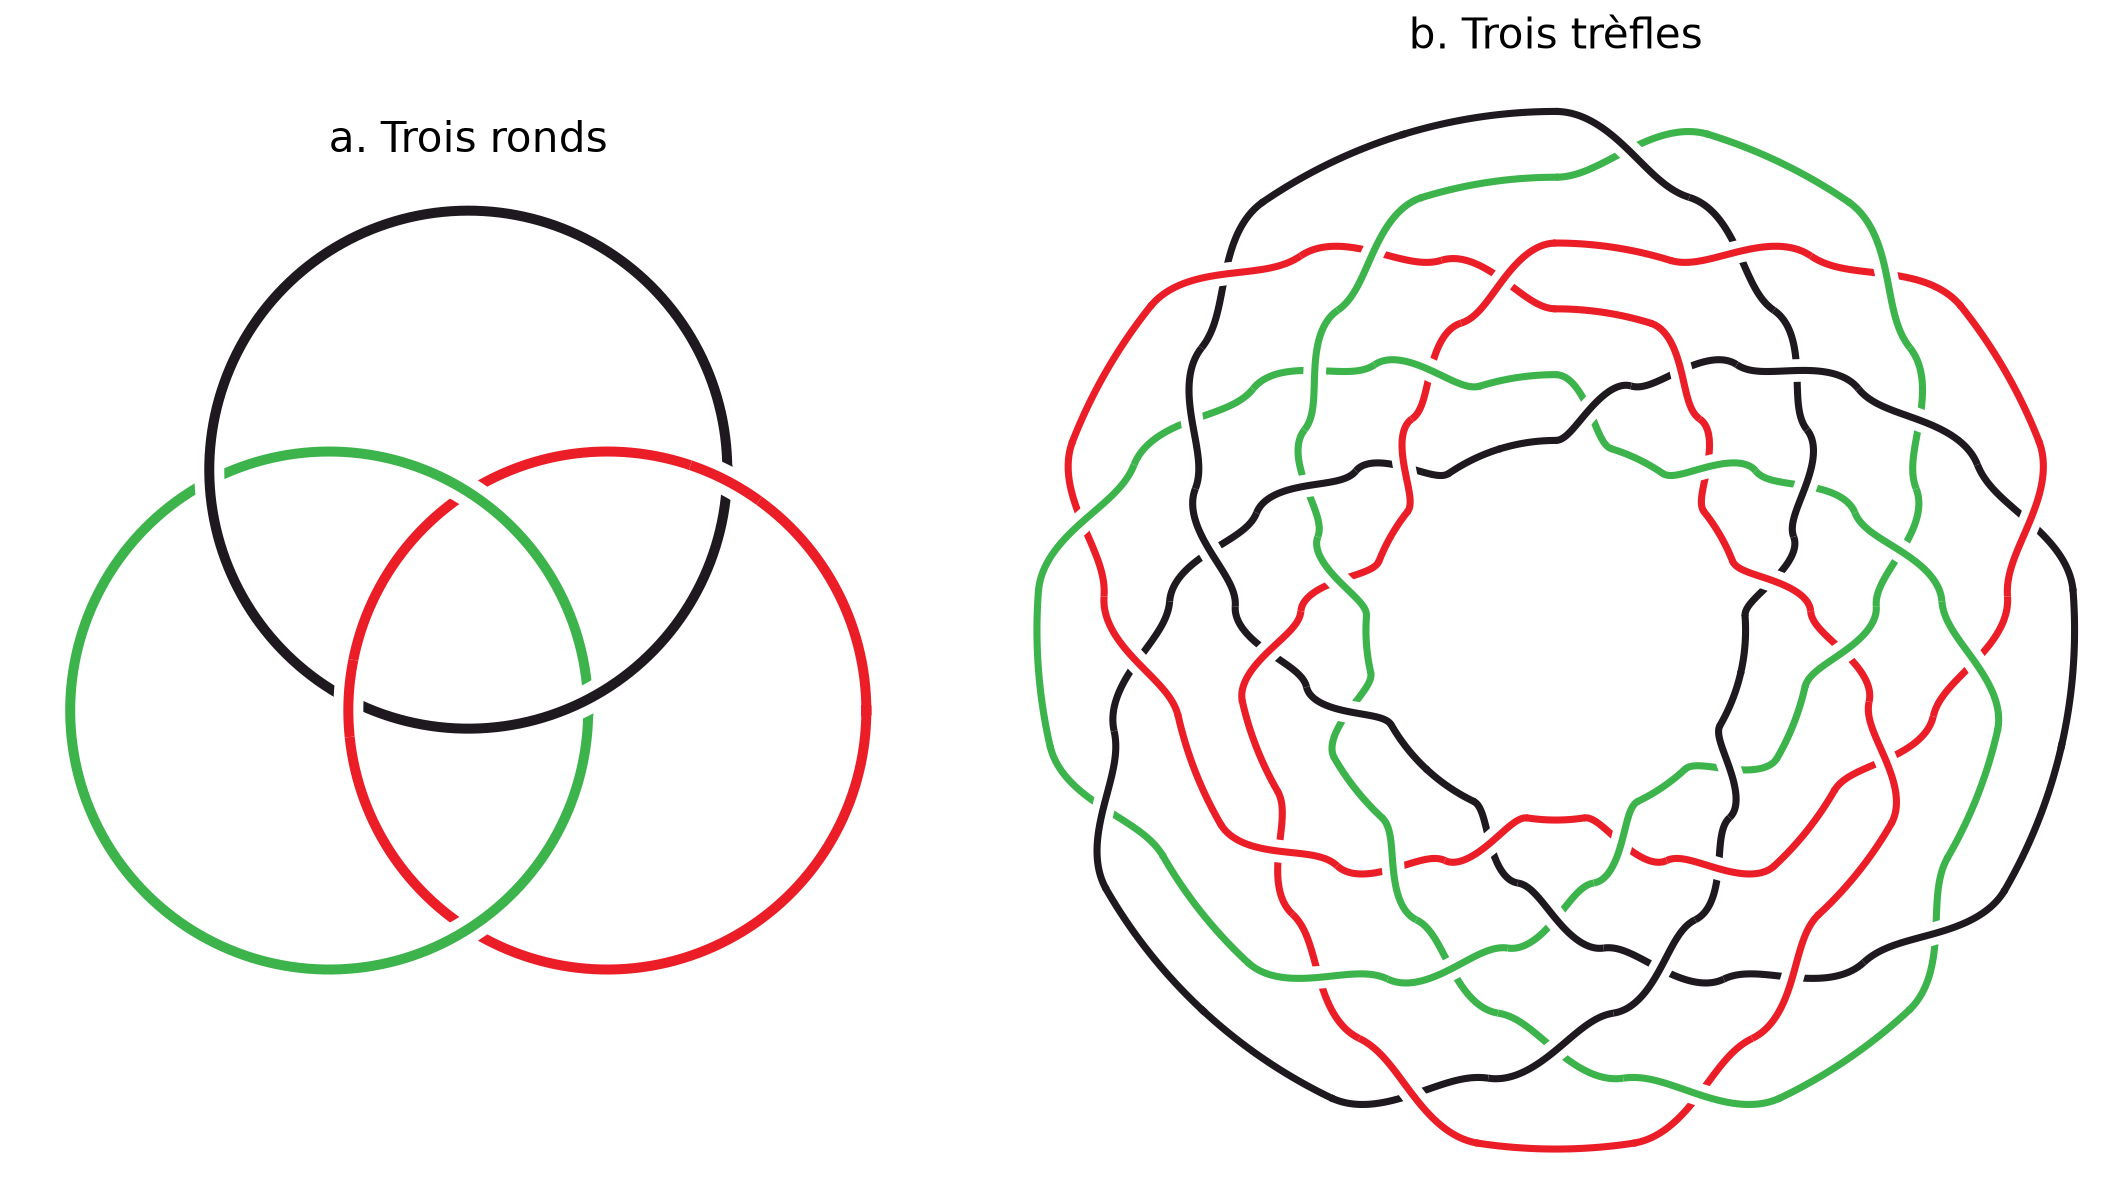

The script that saved this image:
"""Figure : la meme regle sur trois ronds et sur trois trefles.
a. Le noeud borromeen ordinaire : le noir passe sur le vert, le vert sur le rouge, le rouge sur le noir.
b. Les trois trefles de Lacan (dessin 1 de Soury), referme en rond : meme regle.
Le panneau b est trace a partir du mot de tresse lu sur le dessin 1 de Soury (calcul/soury3/dessin1.json), enroule sur un tour.
Il est aussi enregistre seul (controle) pour etre relu par lire_figure.py et calcule.

Usage : python fig_ronds_trefles.py
"""
import json, numpy as np, matplotlib
matplotlib.use("Agg")
import matplotlib.pyplot as plt
OUT = r"../figures/"
COL = ["#1e191e", "#3cb44b", "#eb1e28"]            # noir, vert, rouge : le premier passe sur le deuxieme, etc.
mot = [tuple(x) for x in json.load(open(r"soury3/dessin1.json"))["mot"]]
NB = 6
def niveaux(mot):
    h = [0] * NB; L = []
    for i, d in mot:
        n = max(h[i], h[i + 1]); L.append(n); h[i] = h[i + 1] = n + 1
    return L, max(h)
NIV, H = niveaux(mot)
def trefles(ax, lw=2.0, r0=0.75, dr=0.26):
    """Tresse du dessin 1 repetee trois fois et enroulee : rayon = rang du brin, angle = niveau (sens des aiguilles d'une montre)."""
    tot = 3 * H; u = np.linspace(0, 1, 40); s = (1 - np.cos(np.pi * u)) / 2
    def P(pos, niv):
        r = r0 + dr * np.asarray(pos, float); th = np.pi / 2 - 2 * np.pi * np.asarray(niv, float) / tot
        return r * np.cos(th), r * np.sin(th)
    rond = [min(k, NB - 1 - k) for k in range(NB)]; occ = {(n, i): d for (i, d), n in zip(mot, NIV)}
    for rep in range(3):
        for n in range(H):
            y0 = rep * H + n; pris = set()
            for i in range(NB - 1):
                if (n, i) in occ:
                    d = occ[(n, i)]; pris |= {i, i + 1}
                    g = (i + s, y0 + u, rond[i]); dr_ = (i + 1 - s, y0 + u, rond[i + 1])
                    dessus, dessous = (g, dr_) if d == "G" else (dr_, g)
                    ax.plot(*P(dessous[0], dessous[1]), color=COL[dessous[2]], lw=lw, solid_capstyle="butt", zorder=2)
                    m = slice(11, 29)
                    ax.plot(*P(dessus[0][m], dessus[1][m]), color="white", lw=lw * 3.2, solid_capstyle="butt", zorder=3)
                    ax.plot(*P(dessus[0], dessus[1]), color=COL[dessus[2]], lw=lw, solid_capstyle="butt", zorder=4)
                    rond[i], rond[i + 1] = rond[i + 1], rond[i]
            for i in range(NB):
                if i not in pris: ax.plot(*P(i + 0 * u, y0 - 0.02 + 1.04 * u), color=COL[rond[i]], lw=lw, solid_capstyle="butt", zorder=2)
    ax.set_aspect("equal"); ax.axis("off"); R = r0 + dr * (NB - 1) + 0.15; ax.set_xlim(-R, R); ax.set_ylim(-R, R)
def ronds(ax, lw=2.4):
    d = 0.62; cen = [d * np.array([np.cos(a), np.sin(a)]) for a in np.radians([90, 210, 330])]; t = np.radians(np.linspace(0, 360, 400))
    cs = [(c[0] + np.cos(t), c[1] + np.sin(t)) for c in cen]
    for k in (2, 1, 0):                                                              # rouge, puis vert dessus, puis noir dessus : noir sur vert, vert sur rouge
        ax.plot(*cs[k], color="white", lw=lw * 3.0, zorder=2 * (2 - k)); ax.plot(*cs[k], color=COL[k], lw=lw, zorder=2 * (2 - k) + 1)
    def inter(c1, c2):
        v = c2 - c1; L = np.linalg.norm(v); m = (c1 + c2) / 2; h = np.sqrt(1 - L * L / 4); w = np.array([-v[1], v[0]]) / L; return [m + h * w, m - h * w]
    for p in inter(cen[2], cen[0]):                                                  # et le rouge sur le noir
        x, y = cs[2]; msk = (x - p[0]) ** 2 + (y - p[1]) ** 2 < 0.16 ** 2; idx = np.nonzero(msk)[0]
        for g in np.split(idx, np.nonzero(np.diff(idx) > 1)[0] + 1):
            ax.plot(x[g], y[g], color="white", lw=lw * 3.0, solid_capstyle="butt", zorder=8); ax.plot(x[g], y[g], color=COL[2], lw=lw, solid_capstyle="butt", zorder=9)
    for k, c in enumerate(cen):
        for p in inter(c, cen[(k + 1) % 3]):
            pass
    ax.set_aspect("equal"); ax.axis("off"); ax.set_xlim(-1.75, 1.75); ax.set_ylim(-1.75, 1.75)
if __name__ == "__main__":
    fig, axes = plt.subplots(1, 2, figsize=(7.4, 4.1), gridspec_kw={"width_ratios": [1, 1.3]})
    ronds(axes[0]); axes[0].set_title("a. Trois ronds", fontsize=10)
    trefles(axes[1], lw=1.7); axes[1].set_title("b. Trois trèfles", fontsize=10)
    fig.tight_layout()
    for ext in ("png", "svg", "pdf"): fig.savefig(OUT + "fig_ronds_trefles." + ext, dpi=300, bbox_inches="tight", pad_inches=0.05)
    f2, ax = plt.subplots(figsize=(7, 7)); trefles(ax, lw=2.6); f2.savefig(OUT + "fig_ronds_trefles_controle.png", dpi=200)
    f3, ax = plt.subplots(figsize=(5, 5)); ronds(ax, lw=3.0); f3.savefig(OUT + "fig_ronds_controle.png", dpi=200)
    print("niveaux par periode :", H)
